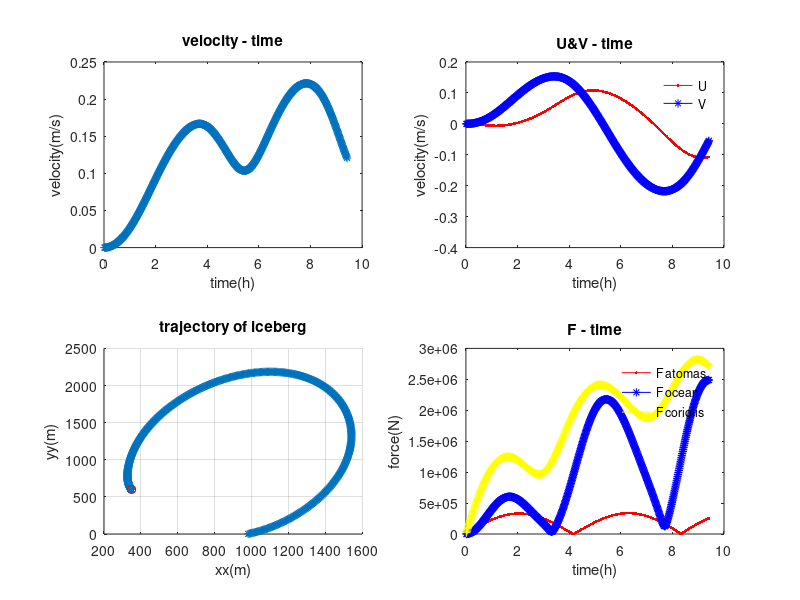

Write the MATLAB code that produced this figure.
%%%%%%%%%%%%%%%%%%%%%%%%%%%%%%%%%%%%%%%%%%%%%%%%%%%%%
%    Grounded model
%
%    Author: weiyan ZHANG
%    Created: Oct 2018
%    Updated:
%    Last Modif by:
%    Last Modif on: 
%%%%%%%%%%%%%%%%%%%%%%%%%%%%%%%%%%%%%%%%%%%%%%%%%%%%%%%
clear all

% load grid information from the model
%{
gname = 'C:\Users\61414\Downloads\misom020_grd.nc';
lat_rho = ncread(gname,'lat_rho');
lon_rho = ncread(gname,'lon_rho');
dx = ones(size(lat_rho,1),size(lat_rho,2));
dy = ones(size(lat_rho,1),size(lat_rho,2));
[xx yy] = meshgrid([1:size(lat_rho,2)],[1:size(lon_rho,1)]); 
%}

%{
% calculate dx, dy from model in m
pm = ncread(gname,'pm');
pn = ncread(gname,'pn');
dx = 1./pm;
dy = 1./pn;
%}

% Creates 2d grid of same size as model
X_lim = 10000;
Y_lim = 8000;
[X,Y] = meshgrid([0:X_lim],[0:Y_lim]);
Z = 500 - X ;

% set variable useful for the trajectory equation
U = 0;
V = 0;

% size of the iceberg 
depth = 100; % m
depth_icb_under = 90;
depth_icb_above = 10;
lenth = 1000;
width = 1000;
dA_o = width * depth_icb_under; % m^2 ideally per face 
dA_a = width * depth_icb_above; % m^2 ideally per face
Ad = lenth * width;
M = 916.7 * lenth * width * depth; % kg
             % density is 916.7 kg m-3
             
step = 2000;
time_all = zeros(1,step);
U_all = zeros(1,step);
V_all = zeros(1,step);
x_all = zeros(1,step);
y_all = zeros(1,step);
Fa_all = zeros(1,step);
Fo_all = zeros(1,step);
Fc_all = zeros(1,step);
vel_all = zeros(1,step);
z_all = zeros(1,step);
uo_cst_all = zeros(1,step);
vo_cst_all = zeros(1,step);
ua_all = zeros(1,step);
va_all = zeros(1,step);

% indicate the initial location of the particle
xx_ini = 350;
yy_ini = 600;

% timestep
dt = 60; % s

% coriolis coeff
w_r = 7.2921e-5;
f = - 2 * w_r * sin(67*pi/180);

% do a loop    
xx_ = xx_ini;
yy_ = yy_ini;

for i=1:step
    
    theta = (i/step) * 8 * pi;
% ocean velocity
    uo_cst = 0.1 * sin(theta); % m/s
    vo_cst = 0.1 * sin(theta);
    Co = 0.85; % dimensionless coefficient of resistance
    Cdo_skin = 0.0055; % ocean-iceberg friction coeff
    rho_h2o = 1028; % seawater density kg m-3

% atmospheric velocity (at 10m)
% the wind in the model will be given as wind stress -- do the conversion
% tau_wind = rho_air*Cd*U^2 (tau_wind is sustr or svstr in model)

    sustr = abs(0.05 * sin(theta)); %newton meter-2
    svstr = abs(0.05 * sin(theta));
    rho_air = 1.225; % air density kg m-3
    Ca = 0.4; % dimensionless coefficient of resistance
    Cda_skin = 0.0022; % air-iceberg friction coeff
    Cd = 1.25e-3;  % dimensionless air-sea friction coeff
    ua = sqrt(sustr / (rho_air * Cd)); % m s-2
    va = sqrt(svstr / (rho_air * Cd)); % m s-2
    
    time_all(i) = i/60;
    uo_cst_all(i) = uo_cst;
    vo_cst_all(i) = vo_cst;
    ua_all(i) = ua;
    va_all(i) = va;
end

for j = 1:step

    uv = sqrt(U ^ 2 + V ^ 2);

% absolute values of relative velocities
    omid = sqrt((uo_cst_all(j) - U) ^ 2 + (vo_cst_all(j) - V) ^ 2);
    amid = sqrt((ua_all(j) - U) ^ 2 + (va_all(j) - V) ^ 2);
    omid_skin = sqrt((uo_cst_all(j) - U) ^ 2 + (vo_cst_all(j) - V) ^ 2);
    amid_skin = sqrt((ua_all(j) - U) ^ 2 + (va_all(j) - V) ^ 2);

% Force due to Air
    Fa_u = rho_air * 0.5 * Ca * dA_a * amid * (ua_all(j) - U) + rho_air * Cda_skin * Ad * amid_skin * (ua_all(j) - U);
    Fa_v = rho_air * 0.5 * Ca * dA_a * amid * (va_all(j) - U) +  rho_air * Cda_skin * Ad * amid_skin * (va_all(j) - V);

% Force due to the Ocean
    Fo_u = rho_h2o * 0.5 * Co * dA_o * omid * (uo_cst_all(j) - U) + rho_h2o * Cdo_skin * Ad * omid_skin * (uo_cst_all(j) - U);
    Fo_v = rho_h2o * 0.5 * Co * dA_o * omid * (vo_cst_all(j) - U) + rho_h2o * Cdo_skin * Ad * omid_skin * (vo_cst_all(j) - V);

% Coriolis Force
    F_coriolis = sqrt((-M * f * (V - vo_cst_all(j)))^2+(M * f * (U - uo_cst_all(j)))^2);   
    au = ((-M * f * (V - vo_cst_all(j))) + Fa_u + Fo_u) / M;
    av = (-(-M * f * (U - uo_cst_all(j))) + Fa_v + Fo_v) / M;
                         
% calculate velocity
  s_u = U*dt+0.5*au*dt^2;
  s_v = V*dt+0.5*av*dt^2;
  x_all(j) = xx_;
  y_all(j) = yy_;
  U_all(j) = U;
  V_all(j) = V;
  vel = sqrt(U^2+V^2);
  vel_all(j) = vel;
  Fa_all(j) = sqrt(Fa_u ^ 2 + Fa_v ^ 2);
  Fo_all(j) = sqrt(Fo_u ^ 2 + Fo_v ^ 2);
  Fc_all(j) = F_coriolis;
  
  z = 10 + xx_;
  z_all(j) = z;
  
% new velocity & location
  U = U + au * dt;
  V = V + av * dt;
  xx_ = xx_ + s_u;
  yy_ = yy_ + s_v;

end

for t = 1:step
    if x_all(t)>=0 && x_all(t)<=X_lim && y_all(t)>=0 && y_all(t)<=Y_lim 
        if depth_icb_under > abs(z_all(t))
            break
        end
    else
        break
    end
end 

if abs(depth_icb_under) > abs(z)
    disp(['warning! ground when time = ',num2str(time_all(t-1)),' h']);
    disp(['x = ',num2str(x_all(t-1)),' y = ',num2str(y_all(t-1))]);
else
    disp(['warning! out of domain when time = ',num2str(time_all(t-1)),' h']);
    disp(['x = ',num2str(x_all(t-1)),' y = ',num2str(y_all(t-1))]);
end

subplot(2,2,1);
plot(time_all(1:t-1),vel_all(1:t-1),'*-');
title('velocity - time');
xlabel('time(h)');
ylabel('velocity(m/s)');

subplot(2,2,2);
plot(time_all(1:t-1),U_all(1:t-1),'-r.');
hold on;
plot(time_all(1:t-1),V_all(1:t-1),'-b*');
legend('U','V');
legend('boxoff');
title('U&V - time');
xlabel('time(h)');
ylabel('velocity(m/s)');

subplot(2,2,3);
%mesh(X,Y,Z);
hold on;
zlim([-50,0]);
plot(x_all(1:t-1),y_all(1:t-1),'*-');
grid;
hold on;
plot(x_all(1),y_all(1),'ro');
title('trajectory of iceberg');
xlabel('xx(m)');
ylabel('yy(m)');
zlabel('depth(m)');
%boxplot3(x_all(t)-5,y_all(t)-5,-depth_icb_under,lenth,width,depth);

subplot(2,2,4);
plot(time_all(1:t-1),Fa_all(1:t-1),'-r.');
hold on;
plot(time_all(1:t-1),Fo_all(1:t-1),'-b*');
hold on;
plot(time_all(1:t-1),Fc_all(1:t-1),'-y+');
legend('F_ atomas','F_ ocean','F_ coriolis');
legend('boxoff');
title('F - time');
xlabel('time(h)');
ylabel('force(N)');

%{
figure, mesh(X,Y,Z);
hold on;
zlim([-50,5]);
plot(x_all(1:t-1),y_all(1:t-1),'*-');
grid;
hold on;
plot(x_all(1),y_all(1),'ro');
title('trajectory of iceberg');
xlabel('xx(m)');
ylabel('yy(m)');
zlabel('depth(m)');
boxplot3(x_all(t)-5,y_all(t)-5,-depth_icb_under,lenth,width,depth);
%}
% check if within the domain

% keep moving in time
